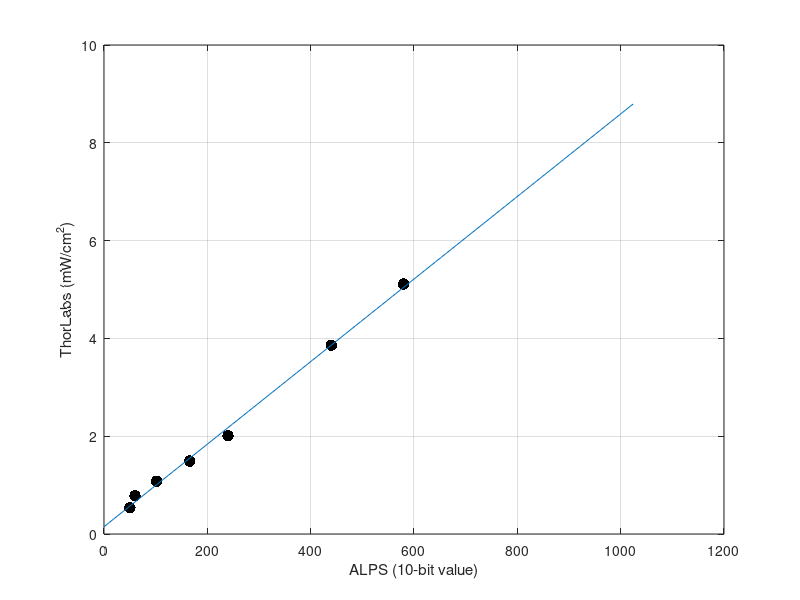

This chart was generated by the following MATLAB code:
% using 10K resistor, full spectrum light, 1-bit A/D on Feather M0,
% Thorlabs PM100D with S121C light sensor
% ambient light: thor: 15uW, 20.81 uW/cm2, ALPS: 1/1024
lightDistance = [18,15,12,9,6,3,0];
photoAD = [50,60,102,166,240,440,580];
thor_mW = [.381,.554,.766,1.057,1.424,2.73,3.6];
thor_mWcm2 = [.537,.781,1.080,1.491,2.008,3.86,5.11];

figure;
plot(photoAD,thor_mWcm2,'k.','markerSize',25);
grid on;
xlabel('ALPS (10-bit value)');
ylabel('ThorLabs (mW/cm^2)');

p = polyfit(photoAD,thor_mWcm2,1)
x1 = linspace(0,1024);
y1 = polyval(p,x1);
hold on;
plot(x1,y1);

p = 0.008441578625266 * photoAD + 0.148527744544961;